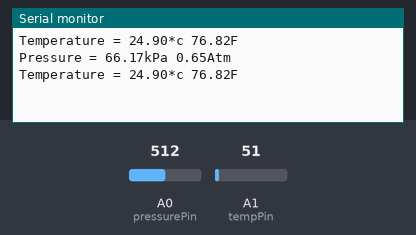
Simulated run of this sketch. Board: Arduino Uno, built with avr-gcc and run on an emulated ATmega328P. Shown: the last lines printed to the serial monitor. The inputs (shaded band) are chosen by the test bench; at power-on: A1 (tempPin) = 51, A0 (pressurePin) = 512.

Above: at 6.8 s.
6.9 s: A1 (tempPin) set to 61
At 10.1 s:
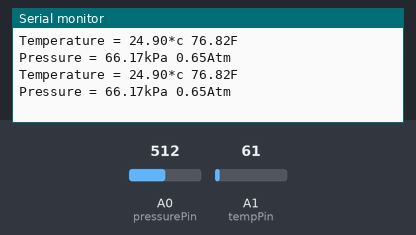
13.6 s: A0 (pressurePin) set to 716
At 16.0 s:
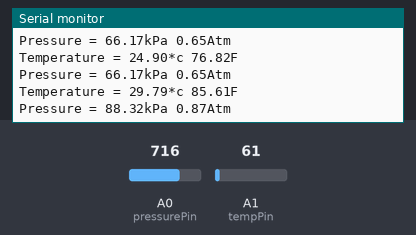
20.3 s: A1 (tempPin) set to 71
At 21.9 s:
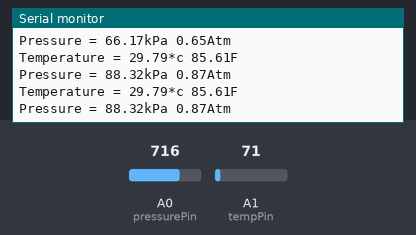
27.0 s: A0 (pressurePin) set to 900
At 27.7 s:
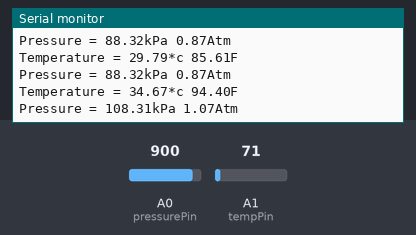
Timing chart, 0 to 30.0 s (numbered marks = the images above; inputs shaded):
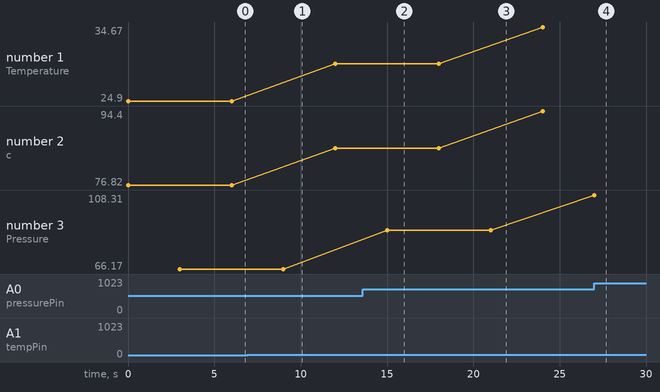

Measured:
- after the input at 13.6 s, the serial monitor: prints a new line after 1.4 s (image 2)
- after the input at 27.0 s, the serial monitor: prints a new line at once (image 4)
- plotted number 1: 24.9 → 29.79 after the input at 6.9 s, 29.79 → 34.67 after the input at 20.3 s
- plotted number 2: 76.82 → 85.61 after the input at 6.9 s, 85.61 → 94.4 after the input at 20.3 s
- plotted number 3: 66.17 → 88.32 after the input at 13.6 s, 88.32 → 108.31 after the input at 27.0 s

The sketch:

temp_pressure.ino
```cpp
int val;
int tempPin = 1;

// pin defs
int pressurePin = 0;

#define kpa2atm 0.00986923267

// variables
float pkPa; // pressure in kPa
float pAtm; // pressure in Atm

unsigned long time;

void setup() {
   Serial.begin(9600);
}

void loop() {
  val = analogRead(tempPin);
   // read analog volt from sensor and save to variable temp
   float mv = (val/1024.0)*5000;
   float cel = mv/10;
   float farh = (cel*9)/5+32;
   // convert the analog volt to its temperature equivalent
   Serial.print("Temperature = ");
   Serial.print(cel);
   Serial.print("*c ");
   Serial.print(farh);
   Serial.print("F");
   Serial.println();
   delay(3000); // update sensor reading each one second

    /* get the pressure */
  val = analogRead(pressurePin);
   pkPa = ((float)val/(float)1023+0.095)/0.009;
   pAtm = kpa2atm*pkPa;


   /* send pressure to serial port */
   Serial.print("Pressure = ");
   Serial.print(pkPa);
   Serial.print("kPa ");
   Serial.print(pAtm);
   Serial.println("Atm ");
   delay(3000);
}
```
